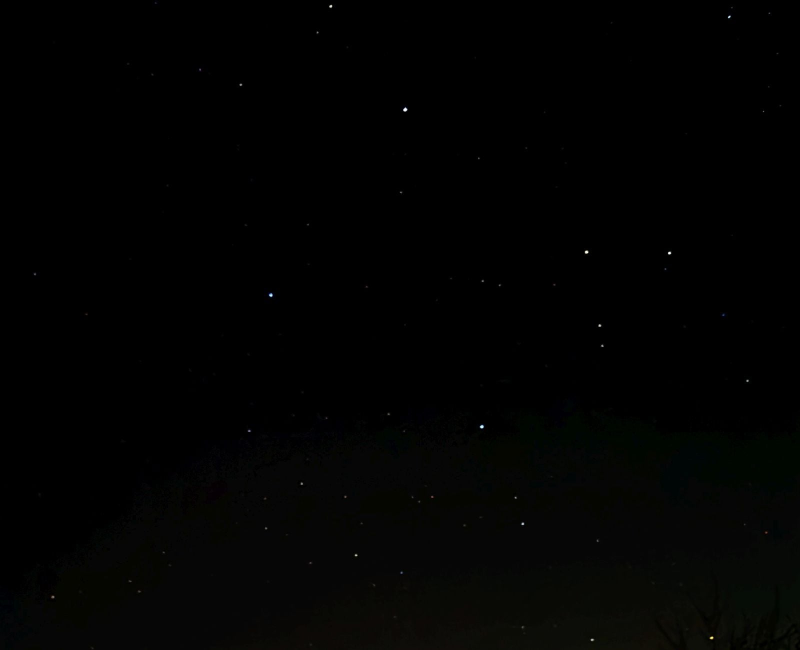
#> input picture field.jpg, 1600 x 1300 px (shown at 1/2 size)
$ python findbrigtherstar3.py
#> lines starting #> are read from the running program, lines starting #| are printed output that depends on the picture; after the words box and inside, x2 and y2 are one past the last pixel; in counts of white or black regions, pixels touching at a corner belong together; long printed decimals are rounded
'''
Find brighter Star
using some CV functions

'''
import matplotlib.pyplot as plt
import numpy as np
import cv2 as cv

''''
SOME SHOWING IMAGE TOOLS
'''

def plotGrayHisto(img,text=""):
	imax,jmax = img.shape
	dep=1
	vals = range(256*dep)
	histo = {i:0 for i in vals}

	for i in range(imax):
		for j in range(jmax):
			px=img[i,j]
			v = int(px)
			histo[v] += 1

	for v in vals:
		print(f"{v} -> {histo[v]}")

	print('total of pixels adquired in histogram:',sum(histo.values()))
	print('total of pixels calculated from resolution:',imax*jmax)
	# hysto
	plt.bar(vals,histo.values(),log=True)
	fontTit = {'family':'sans','color':'purple','size':20}
	fontLab = {'family':'sans','color':'gray','size':15}
	plt.title("Histogram: "+text,fontdict=fontTit)
	plt.xlabel("Level",fontdict=fontLab)
	plt.ylabel("Number Of Pixels",fontdict=fontLab)

	plt.show()

def showImage(img,text="",w=800,h=600) :
	win = "ImageWin"
	cv.namedWindow(win,flags=cv.WINDOW_NORMAL)
	cv.setWindowTitle(win,text)
	cv.imshow(win,img)
	cv.resizeWindow(win,w,h)
	cv.waitKey(0)

'''
READ & PREPROCESS IMAGE ***********************************
'''
#ORIGINAL
filename = 'field.jpg'
imgRGB = cv.imread(filename)
#> imgRGB is the input picture: shape (1300, 1600, 3); mean B, G, R 1.5, 2.2, 1.9

imax,jmax,dep = imgRGB.shape
#> imax = 1300; jmax = 1600; dep = 3
print(f"Resolution = {jmax}x{imax} Channels = {dep}")
#| Resolution = 1600x1300 Channels = 3

showImage(imgRGB,"Original Color")

#GRAY CONVERTED IMAGE FOR BETTER PROCESSING
img = cv.cvtColor(imgRGB, cv.COLOR_RGB2GRAY)

imax,jmax = img.shape
dep=1
print(f"Resolution = {jmax}x{imax} Channels = {dep}")
#| Resolution = 1600x1300 Channels = 1

showImage(img,"gray scale of:field.jpg")

plotGrayHisto(img,"gray version")
#> after the loop in plotGrayHisto, `for i in range(imax):`: histo = 256 items
#> the loop in plotGrayHisto, `for v in vals:` made 256 passes
#| 0 -> 1420039
#| 1 -> 33036
#| 2 -> 21708
#| 3 -> 22660
#| 4 -> 98998
#| 5 -> 78617
#| 6 -> 222562
#| 7 -> 38375
#> (further printed lines are left out)
#| total of pixels adquired in histogram: 2080000
#| total of pixels calculated from resolution: 2080000
#> in plotGrayHisto, `plt.show()`:
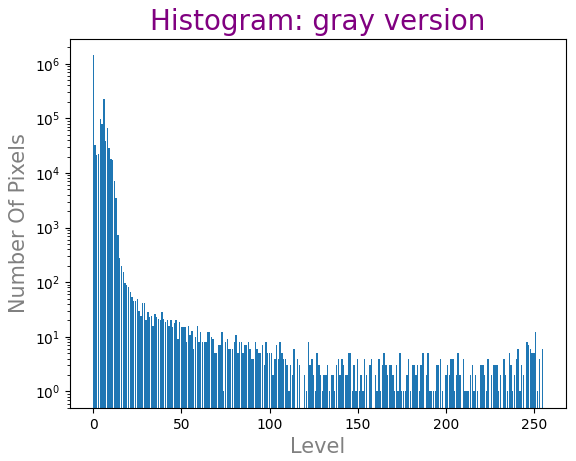
#> figure drawn by matplotlib, 1 panel; tallest bar 1420039 high, from x = -0.4 to 0.4

cv.imwrite('gray_'+filename, img)

#CREATE A BINARY THRES HOLD VERSION OF img 0 or 255 for Star detection
#	0 if its lower than 220
#	255 otherwise

ret,imgt = cv.threshold(img,thresh=220.0,maxval=255.0,type=cv.THRESH_BINARY)
#> imgt: shape (1300, 1600); 0.01% white in thin lines or dots, all inside (x1, y1, x2, y2) = (539, 11, 1460, 1277)

plotGrayHisto(imgt,"THRESH(gray version)")
#> call 2 of plotGrayHisto, with text = 'THRESH(gray version)'
#> the loop in plotGrayHisto (call 2), `for v in vals:` made 256 passes
#| 0 -> 2079888
#| 1 -> 0
#| 2 -> 0
#| 3 -> 0
#| 4 -> 0
#| 5 -> 0
#| 6 -> 0
#| 7 -> 0
#> (further printed lines are left out)
#| total of pixels adquired in histogram: 2080000
#| total of pixels calculated from resolution: 2080000
#> in plotGrayHisto (call 2), `plt.show()`:
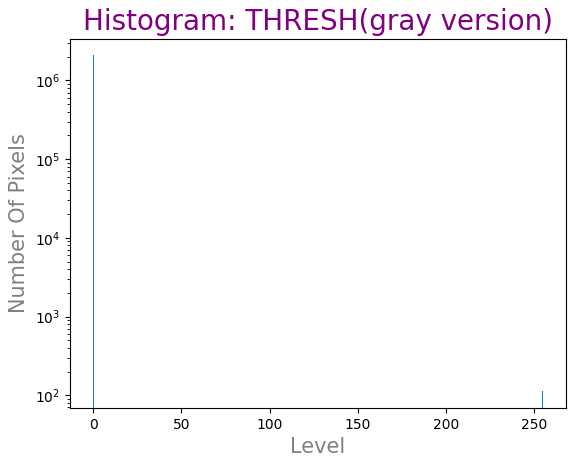
#> figure drawn by matplotlib, 1 panel; tallest bar 2079888 high, from x = -0.4 to 0.4
showImage(imgt,"THRESH(gray version)")
cv.imwrite('threshold_'+filename, imgt)

'''
FINDING STARS **************************************

Definition: Star: a set of nonzero points of imgt closer each other than a defined Radius (R)
	We will run over all pixels, once it find a HI pixel in imgt, we will
	check if its near to any already existing star.
		If it is, joint to that star, else create a new star

	When finish, the middle point will be used to define the center of star
	but using real img values instead of the threshold to give some weight (or maybe not)

	Once defined de center, the britgh will be calculated ass the sum of the bight of the
	nearests points to that center
'''
class StarType():
	def __init__(s,R=8):
		s.pix=[]
		s.R =R
		s.hasCM = False
		s.x=-1
		s.y=-1

	def count(s):
		return len(s.pix)

	def getMaxDist(s,p):
		return max([(s.pix[i][0]-p[0])**2+(s.pix[i][1]-p[1])**2 for i in range(s.count())])

	def isNear(s,p):
		m = s.getMaxDist(p)
		return True if m <= 4*s.R*s.R else False

	def append(s,p):
		s.pix.append(p)
		s.hasCM=False

	def setBright(s,b):
		s.birght=b

	def calcCenter(s):
		s.x=0
		s.y=0
		n=s.count()
		for i in range(n):
			s.x += s.pix[i][0]
			s.y += s.pix[i][1]
		s.x/=n
		s.y/=n
		s.hasCM=True

	def getCenter(s):
		if not s.hasCM :
			s.calcCenter()
		return (int(s.x),int(s.y))


R = int(input("Enter Star Radious (10):"))
#> the answer given: 3
if R<1 : R = 10

stars = []

#LOOKING FOR STARS:
for i in range(imax):
	for j in range(jmax):
		if imgt[i,j] != 0 :
			added = False
			for s in stars :
				if s.isNear([i,j]):
					s.append([i,j])
					added=True
			if not added :
				ns = StarType(R)
				ns.append([i,j])
				stars.append(ns)

print("*** STAR FINDING PROCESS ENDED ***")
print("found stars:",len(stars))
#| found stars: 12

for i in range(len(stars)):
	(x,y) = stars[i].getCenter()
	n = stars[i].count()
	print(f"Star#{i} : {n} HI pixels detected @ [{y},{x}]")


'''
EVALUATING STARS BRIGHT  ************************
'''

#calculate the brigths as sum of values in square 2Rx2R and store in a dict
brigths = {}
for k in range(len(stars)):
	(x,y) = stars[k].getCenter()
	n=0
	b=float(0)
	for i in range(max((x-R,0)),min((imax,x+R+1))) :
		for j in range(max((y-R,0)),min((jmax,y+R+1))) :
			b+=img[i,j]
			n+=1
	if n>0 :
		brigths[k]=b/n
	else:
		print(f"star {k} : range error!!!")
#> after the loop, brigths = 12 items

#ordering by brigth

topStars = sorted(brigths.items(),key = lambda item : item[1], reverse=True)
#> topStars = [(2, 190.3), (3, 189.6), (9, 176.4), (4, 174.3), (7, 155.8), (5, 154.2), (6, 131.4), (0, 113.5), (11, 113.1), (8, 89.55), (10, 88.37), (1, 87.31)]

'''
PRINTING RESULTS *************************************
'''

topN = min(4,len(topStars))
#> topN = 4

print("********* THE {} BRIGTHERS STARS ARE: **********".format(topN))
#| ********* THE 4 BRIGTHERS STARS ARE: **********
for s in topStars[:topN]:
	x,y = stars[s[0]].getCenter()
	print(f"ORDER: {topStars.index(s)+1} for Star#{s[0]} @({y},{x}) with bright of {s[1]:5f} arb.units")
#> this loop made 4 passes
#> (s, x, y) on passes 1 to 4: ((2, 190.3), 218, 810), ((3, 189.6), 219, 809), ((9, 176.4), 853, 963), ((4, 174.3), 220, 809)
#| ORDER: 1 for Star#2 @(810,218) with bright of 190.265 arb.units
#| ORDER: 2 for Star#3 @(809,219) with bright of 189.633 arb.units
#| ORDER: 3 for Star#9 @(963,853) with bright of 176.429 arb.units
#| ORDER: 4 for Star#4 @(809,220) with bright of 174.286 arb.units
if len(topStars) > topN:
	print("------------- Rest of stars --------------")
for s in topStars[topN:]:
	x,y = stars[s[0]].getCenter()
	print(f"ORDER: {topStars.index(s)+1} for Star#{s[0]} @({y},{x}) with bright of {s[1]:5f} arb.units")
#> this loop made 8 passes
#> (s, x, y) on passes 1 to 8: ((7, 155.8), 590, 541), ((5, 154.2), 503, 1172), ((6, 131.4), 505, 1338), ((0, 113.5), 12, 661), ((11, 113.1), 1275, 1422), ((8, 89.55), 651, 1199), ((10, 88.37), 1047, 1045), ((1, 87.31), 33, 1458)
#| ORDER: 5 for Star#7 @(541,590) with bright of 155.755 arb.units
#| ORDER: 6 for Star#5 @(1172,503) with bright of 154.163 arb.units
#| ORDER: 7 for Star#6 @(1338,505) with bright of 131.367 arb.units
#| ORDER: 8 for Star#0 @(661,12) with bright of 113.469 arb.units
#| ORDER: 9 for Star#11 @(1422,1275) with bright of 113.082 arb.units
#> (further printed lines are left out)
